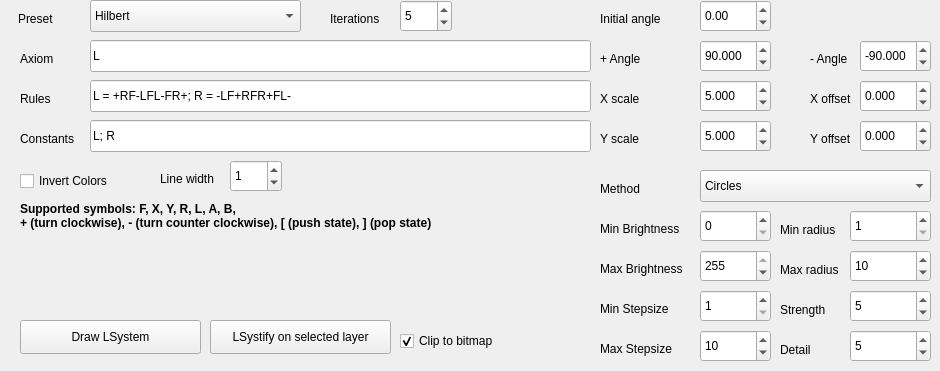
       <widget class="QWidget" name="tab">
        <attribute name="title">
         <string>LSystify Setup</string>
        </attribute>
        <widget class="QToolButton" name="lsystify">
         <property name="geometry">
          <rect>
           <x>210</x>
           <y>320</y>
           <width>181</width>
           <height>34</height>
          </rect>
         </property>
         <property name="sizePolicy">
          <sizepolicy hsizetype="Expanding" vsizetype="Fixed">
           <horstretch>0</horstretch>
           <verstretch>0</verstretch>
          </sizepolicy>
         </property>
         <property name="text">
          <string>LSystify on selected layer</string>
         </property>
        </widget>
        <widget class="QCheckBox" name="invertColorsLSystify">
         <property name="geometry">
          <rect>
           <x>20</x>
           <y>170</y>
           <width>111</width>
           <height>22</height>
          </rect>
         </property>
         <property name="text">
          <string>Invert Colors</string>
         </property>
        </widget>
        <widget class="QPushButton" name="drawLSystemLSystify">
         <property name="geometry">
          <rect>
           <x>20</x>
           <y>320</y>
           <width>181</width>
           <height>34</height>
          </rect>
         </property>
         <property name="text">
          <string>Draw LSystem</string>
         </property>
        </widget>
        <widget class="QLabel" name="label_4">
         <property name="geometry">
          <rect>
           <x>20</x>
           <y>50</y>
           <width>58</width>
           <height>18</height>
          </rect>
         </property>
         <property name="text">
          <string>Axiom</string>
         </property>
         <property name="buddy">
          <cstring>axiomLSystify</cstring>
         </property>
        </widget>
        <widget class="QLineEdit" name="axiomLSystify">
         <property name="geometry">
          <rect>
           <x>90</x>
           <y>40</y>
           <width>501</width>
           <height>32</height>
          </rect>
         </property>
         <property name="text">
          <string>L</string>
         </property>
        </widget>
        <widget class="QLabel" name="label_5">
         <property name="geometry">
          <rect>
           <x>20</x>
           <y>90</y>
           <width>58</width>
           <height>18</height>
          </rect>
         </property>
         <property name="text">
          <string>Rules</string>
         </property>
         <property name="buddy">
          <cstring>rulesLSystify</cstring>
         </property>
        </widget>
        <widget class="QLineEdit" name="rulesLSystify">
         <property name="geometry">
          <rect>
           <x>90</x>
           <y>80</y>
           <width>501</width>
           <height>32</height>
          </rect>
         </property>
         <property name="text">
          <string>L = +RF-LFL-FR+; R = -LF+RFR+FL-</string>
         </property>
        </widget>
        <widget class="QLabel" name="label_6">
         <property name="geometry">
          <rect>
           <x>20</x>
           <y>130</y>
           <width>71</width>
           <height>18</height>
          </rect>
         </property>
         <property name="text">
          <string>Constants</string>
         </property>
         <property name="buddy">
          <cstring>constantsLSystify</cstring>
         </property>
        </widget>
        <widget class="QLineEdit" name="constantsLSystify">
         <property name="geometry">
          <rect>
           <x>90</x>
           <y>120</y>
           <width>501</width>
           <height>32</height>
          </rect>
         </property>
         <property name="text">
          <string>L; R</string>
         </property>
        </widget>
        <widget class="QLabel" name="label_7">
         <property name="geometry">
          <rect>
           <x>600</x>
           <y>90</y>
           <width>58</width>
           <height>18</height>
          </rect>
         </property>
         <property name="text">
          <string>X scale</string>
         </property>
         <property name="buddy">
          <cstring>xScaleLSystify</cstring>
         </property>
        </widget>
        <widget class="QDoubleSpinBox" name="xScaleLSystify">
         <property name="geometry">
          <rect>
           <x>700</x>
           <y>80</y>
           <width>71</width>
           <height>32</height>
          </rect>
         </property>
         <property name="decimals">
          <number>3</number>
         </property>
         <property name="minimum">
          <double>-100.000000000000000</double>
         </property>
         <property name="maximum">
          <double>100.000000000000000</double>
         </property>
         <property name="value">
          <double>5.000000000000000</double>
         </property>
        </widget>
        <widget class="QLabel" name="label_8">
         <property name="geometry">
          <rect>
           <x>600</x>
           <y>130</y>
           <width>58</width>
           <height>18</height>
          </rect>
         </property>
         <property name="text">
          <string>Y scale</string>
         </property>
         <property name="buddy">
          <cstring>yScaleLSystify</cstring>
         </property>
        </widget>
        <widget class="QDoubleSpinBox" name="yScaleLSystify">
         <property name="geometry">
          <rect>
           <x>700</x>
           <y>120</y>
           <width>71</width>
           <height>32</height>
          </rect>
         </property>
         <property name="decimals">
          <number>3</number>
         </property>
         <property name="minimum">
          <double>-100.000000000000000</double>
         </property>
         <property name="maximum">
          <double>100.000000000000000</double>
         </property>
         <property name="value">
          <double>5.000000000000000</double>
         </property>
        </widget>
        <widget class="QLabel" name="label_9">
         <property name="geometry">
          <rect>
           <x>810</x>
           <y>90</y>
           <width>58</width>
           <height>18</height>
          </rect>
         </property>
         <property name="text">
          <string>X offset</string>
         </property>
         <property name="buddy">
          <cstring>xOffsetLSystify</cstring>
         </property>
        </widget>
        <widget class="QDoubleSpinBox" name="xOffsetLSystify">
         <property name="geometry">
          <rect>
           <x>860</x>
           <y>80</y>
           <width>71</width>
           <height>32</height>
          </rect>
         </property>
         <property name="decimals">
          <number>3</number>
         </property>
         <property name="minimum">
          <double>-10000.000000000000000</double>
         </property>
         <property name="maximum">
          <double>10000.000000000000000</double>
         </property>
         <property name="value">
          <double>0.000000000000000</double>
         </property>
        </widget>
        <widget class="QDoubleSpinBox" name="yOffsetLSystify">
         <property name="geometry">
          <rect>
           <x>860</x>
           <y>120</y>
           <width>71</width>
           <height>32</height>
          </rect>
         </property>
         <property name="decimals">
          <number>3</number>
         </property>
         <property name="minimum">
          <double>-10000.000000000000000</double>
         </property>
         <property name="maximum">
          <double>10000.000000000000000</double>
         </property>
         <property name="value">
          <double>0.000000000000000</double>
         </property>
        </widget>
        <widget class="QLabel" name="label_10">
         <property name="geometry">
          <rect>
           <x>810</x>
           <y>130</y>
           <width>58</width>
           <height>18</height>
          </rect>
         </property>
         <property name="text">
          <string>Y offset</string>
         </property>
         <property name="buddy">
          <cstring>yOffsetLSystify</cstring>
         </property>
        </widget>
        <widget class="QLabel" name="label_11">
         <property name="geometry">
          <rect>
           <x>330</x>
           <y>10</y>
           <width>71</width>
           <height>18</height>
          </rect>
         </property>
         <property name="text">
          <string>Iterations</string>
         </property>
         <property name="buddy">
          <cstring>iterationsLSystify</cstring>
         </property>
        </widget>
        <widget class="QSpinBox" name="iterationsLSystify">
         <property name="geometry">
          <rect>
           <x>400</x>
           <y>0</y>
           <width>52</width>
           <height>32</height>
          </rect>
         </property>
         <property name="minimum">
          <number>1</number>
         </property>
         <property name="maximum">
          <number>16</number>
         </property>
         <property name="value">
          <number>5</number>
         </property>
        </widget>
        <widget class="QDoubleSpinBox" name="initialAngleLSystify">
         <property name="geometry">
          <rect>
           <x>700</x>
           <y>0</y>
           <width>71</width>
           <height>32</height>
          </rect>
         </property>
         <property name="minimum">
          <double>-360.000000000000000</double>
         </property>
         <property name="maximum">
          <double>360.000000000000000</double>
         </property>
         <property name="value">
          <double>0.000000000000000</double>
         </property>
        </widget>
        <widget class="QLabel" name="label_12">
         <property name="geometry">
          <rect>
           <x>600</x>
           <y>10</y>
           <width>71</width>
           <height>18</height>
          </rect>
         </property>
         <property name="text">
          <string>Initial angle</string>
         </property>
         <property name="buddy">
          <cstring>initialAngleLSystify</cstring>
         </property>
        </widget>
        <widget class="QComboBox" name="presetLSystify">
         <property name="geometry">
          <rect>
           <x>90</x>
           <y>0</y>
           <width>211</width>
           <height>32</height>
          </rect>
         </property>
         <property name="currentText">
          <string>Hilbert</string>
         </property>
         <item>
          <property name="text">
           <string>Hilbert</string>
          </property>
         </item>
         <item>
          <property name="text">
           <string>Hilbert II</string>
          </property>
         </item>
         <item>
          <property name="text">
           <string>Peano-Gosper</string>
          </property>
         </item>
         <item>
          <property name="text">
           <string>Peano</string>
          </property>
         </item>
         <item>
          <property name="text">
           <string>Square curve</string>
          </property>
         </item>
         <item>
          <property name="text">
           <string>Sierpinsky triangle</string>
          </property>
         </item>
        </widget>
        <widget class="QLabel" name="label_13">
         <property name="geometry">
          <rect>
           <x>18</x>
           <y>10</y>
           <width>41</width>
           <height>18</height>
          </rect>
         </property>
         <property name="text">
          <string>Preset</string>
         </property>
         <property name="buddy">
          <cstring>presetLSystify</cstring>
         </property>
        </widget>
        <widget class="QLabel" name="label_14">
         <property name="geometry">
          <rect>
           <x>810</x>
           <y>50</y>
           <width>58</width>
           <height>18</height>
          </rect>
         </property>
         <property name="text">
          <string>- Angle</string>
         </property>
         <property name="buddy">
          <cstring>minAngleLSystify</cstring>
         </property>
        </widget>
        <widget class="QDoubleSpinBox" name="plusAngleLSystify">
         <property name="geometry">
          <rect>
           <x>700</x>
           <y>40</y>
           <width>71</width>
           <height>32</height>
          </rect>
         </property>
         <property name="decimals">
          <number>3</number>
         </property>
         <property name="minimum">
          <double>-360.000000000000000</double>
         </property>
         <property name="maximum">
          <double>360.000000000000000</double>
         </property>
         <property name="value">
          <double>90.000000000000000</double>
         </property>
        </widget>
        <widget class="QDoubleSpinBox" name="minAngleLSystify">
         <property name="geometry">
          <rect>
           <x>860</x>
           <y>40</y>
           <width>71</width>
           <height>32</height>
          </rect>
         </property>
         <property name="decimals">
          <number>3</number>
         </property>
         <property name="minimum">
          <double>-360.000000000000000</double>
         </property>
         <property name="maximum">
          <double>360.000000000000000</double>
         </property>
         <property name="value">
          <double>-90.000000000000000</double>
         </property>
        </widget>
        <widget class="QLabel" name="label_15">
         <property name="geometry">
          <rect>
           <x>600</x>
           <y>50</y>
           <width>58</width>
           <height>18</height>
          </rect>
         </property>
         <property name="text">
          <string>+ Angle</string>
         </property>
         <property name="buddy">
          <cstring>plusAngleLSystify</cstring>
         </property>
        </widget>
        <widget class="QLabel" name="label_16">
         <property name="geometry">
          <rect>
           <x>20</x>
           <y>200</y>
           <width>891</width>
           <height>31</height>
          </rect>
         </property>
         <property name="font">
          <font>
           <weight>75</weight>
           <bold>true</bold>
          </font>
         </property>
         <property name="text">
          <string>Supported symbols: F, X, Y, R, L, A, B,
+ (turn clockwise), - (turn counter clockwise), [ (push state), ] (pop state)</string>
         </property>
        </widget>
        <widget class="QComboBox" name="methodLSystify">
         <property name="geometry">
          <rect>
           <x>700</x>
           <y>170</y>
           <width>231</width>
           <height>32</height>
          </rect>
         </property>
         <item>
          <property name="text">
           <string>Circles</string>
          </property>
         </item>
         <item>
          <property name="text">
           <string>Squiggles</string>
          </property>
         </item>
        </widget>
        <widget class="QLabel" name="label_17">
         <property name="geometry">
          <rect>
           <x>600</x>
           <y>180</y>
           <width>58</width>
           <height>18</height>
          </rect>
         </property>
         <property name="text">
          <string>Method</string>
         </property>
         <property name="buddy">
          <cstring>methodLSystify</cstring>
         </property>
        </widget>
        <widget class="QLabel" name="label_18">
         <property name="geometry">
          <rect>
           <x>160</x>
           <y>170</y>
           <width>71</width>
           <height>18</height>
          </rect>
         </property>
         <property name="text">
          <string>Line width</string>
         </property>
         <property name="buddy">
          <cstring>lineWidthLSystify</cstring>
         </property>
        </widget>
        <widget class="QSpinBox" name="lineWidthLSystify">
         <property name="geometry">
          <rect>
           <x>230</x>
           <y>160</y>
           <width>52</width>
           <height>32</height>
          </rect>
         </property>
         <property name="value">
          <number>1</number>
         </property>
        </widget>
        <widget class="QSpinBox" name="minBrightnessLSystify">
         <property name="geometry">
          <rect>
           <x>700</x>
           <y>210</y>
           <width>71</width>
           <height>32</height>
          </rect>
         </property>
         <property name="minimum">
          <number>0</number>
         </property>
         <property name="maximum">
          <number>255</number>
         </property>
         <property name="value">
          <number>0</number>
         </property>
        </widget>
        <widget class="QSpinBox" name="maxBrightnessLSystify">
         <property name="geometry">
          <rect>
           <x>700</x>
           <y>250</y>
           <width>71</width>
           <height>32</height>
          </rect>
         </property>
         <property name="minimum">
          <number>0</number>
         </property>
         <property name="maximum">
          <number>255</number>
         </property>
         <property name="value">
          <number>255</number>
         </property>
        </widget>
        <widget class="QSpinBox" name="minStepSizeLSystify">
         <property name="geometry">
          <rect>
           <x>700</x>
           <y>290</y>
           <width>71</width>
           <height>32</height>
          </rect>
         </property>
         <property name="minimum">
          <number>1</number>
         </property>
         <property name="maximum">
          <number>1000</number>
         </property>
         <property name="value">
          <number>1</number>
         </property>
        </widget>
        <widget class="QLabel" name="lineWidthLabel_7">
         <property name="geometry">
          <rect>
           <x>600</x>
           <y>220</y>
           <width>101</width>
           <height>18</height>
          </rect>
         </property>
         <property name="text">
          <string>Min Brightness</string>
         </property>
         <property name="buddy">
          <cstring>minBrightness</cstring>
         </property>
        </widget>
        <widget class="QLabel" name="lineWidthLabel_13">
         <property name="geometry">
          <rect>
           <x>600</x>
           <y>340</y>
           <width>101</width>
           <height>18</height>
          </rect>
         </property>
         <property name="text">
          <string>Max Stepsize</string>
         </property>
         <property name="buddy">
          <cstring>maxBrightness</cstring>
         </property>
        </widget>
        <widget class="QSpinBox" name="maxStepSizeLSystify">
         <property name="geometry">
          <rect>
           <x>700</x>
           <y>330</y>
           <width>71</width>
           <height>32</height>
          </rect>
         </property>
         <property name="minimum">
          <number>1</number>
         </property>
         <property name="maximum">
          <number>1000</number>
         </property>
         <property name="value">
          <number>10</number>
         </property>
        </widget>
        <widget class="QLabel" name="lineWidthLabel_14">
         <property name="geometry">
          <rect>
           <x>600</x>
           <y>300</y>
           <width>101</width>
           <height>18</height>
          </rect>
         </property>
         <property name="text">
          <string>Min Stepsize</string>
         </property>
         <property name="buddy">
          <cstring>maxBrightness</cstring>
         </property>
        </widget>
        <widget class="QLabel" name="lineWidthLabel_15">
         <property name="geometry">
          <rect>
           <x>600</x>
           <y>260</y>
           <width>101</width>
           <height>18</height>
          </rect>
         </property>
         <property name="text">
          <string>Max Brightness</string>
         </property>
         <property name="buddy">
          <cstring>maxBrightness</cstring>
         </property>
        </widget>
        <widget class="QSpinBox" name="minRadiusLSystify">
         <property name="geometry">
          <rect>
           <x>850</x>
           <y>210</y>
           <width>81</width>
           <height>32</height>
          </rect>
         </property>
         <property name="minimum">
          <number>1</number>
         </property>
         <property name="maximum">
          <number>1000</number>
         </property>
         <property name="value">
          <number>1</number>
         </property>
        </widget>
        <widget class="QLabel" name="lineWidthLabel_16">
         <property name="geometry">
          <rect>
           <x>780</x>
           <y>220</y>
           <width>71</width>
           <height>20</height>
          </rect>
         </property>
         <property name="text">
          <string>Min radius</string>
         </property>
         <property name="buddy">
          <cstring>minBrightness</cstring>
         </property>
        </widget>
        <widget class="QSpinBox" name="maxRadiusLSystify">
         <property name="geometry">
          <rect>
           <x>850</x>
           <y>250</y>
           <width>81</width>
           <height>32</height>
          </rect>
         </property>
         <property name="minimum">
          <number>1</number>
         </property>
         <property name="maximum">
          <number>1000</number>
         </property>
         <property name="value">
          <number>10</number>
         </property>
        </widget>
        <widget class="QLabel" name="lineWidthLabel_17">
         <property name="geometry">
          <rect>
           <x>780</x>
           <y>260</y>
           <width>71</width>
           <height>20</height>
          </rect>
         </property>
         <property name="text">
          <string>Max radius</string>
         </property>
         <property name="buddy">
          <cstring>maxBrightness</cstring>
         </property>
        </widget>
        <widget class="QSpinBox" name="detailLSystify">
         <property name="geometry">
          <rect>
           <x>850</x>
           <y>330</y>
           <width>81</width>
           <height>32</height>
          </rect>
         </property>
         <property name="minimum">
          <number>1</number>
         </property>
         <property name="maximum">
          <number>1000</number>
         </property>
         <property name="value">
          <number>5</number>
         </property>
        </widget>
        <widget class="QLabel" name="lineWidthLabel_18">
         <property name="geometry">
          <rect>
           <x>780</x>
           <y>300</y>
           <width>71</width>
           <height>20</height>
          </rect>
         </property>
         <property name="text">
          <string>Strength</string>
         </property>
         <property name="buddy">
          <cstring>minBrightness</cstring>
         </property>
        </widget>
        <widget class="QSpinBox" name="strengthLSystify">
         <property name="geometry">
          <rect>
           <x>850</x>
           <y>290</y>
           <width>81</width>
           <height>32</height>
          </rect>
         </property>
         <property name="minimum">
          <number>1</number>
         </property>
         <property name="maximum">
          <number>1000</number>
         </property>
         <property name="value">
          <number>5</number>
         </property>
        </widget>
        <widget class="QLabel" name="lineWidthLabel_19">
         <property name="geometry">
          <rect>
           <x>780</x>
           <y>340</y>
           <width>71</width>
           <height>20</height>
          </rect>
         </property>
         <property name="text">
          <string>Detail</string>
         </property>
         <property name="buddy">
          <cstring>maxBrightness</cstring>
         </property>
        </widget>
        <widget class="QCheckBox" name="clipToBitmapLSystify">
         <property name="geometry">
          <rect>
           <x>400</x>
           <y>330</y>
           <width>121</width>
           <height>22</height>
          </rect>
         </property>
         <property name="text">
          <string>Clip to bitmap</string>
         </property>
         <property name="checked">
          <bool>true</bool>
         </property>
        </widget>
       </widget>
